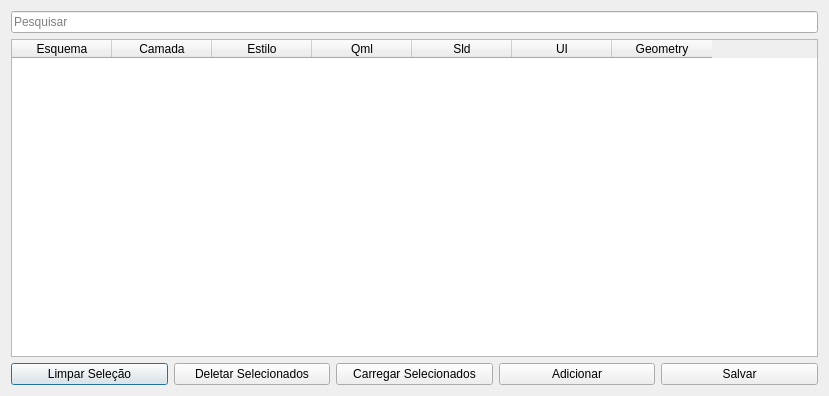
<?xml version="1.0" encoding="UTF-8"?>
<ui version="4.0">
 <class>Dialog</class>
 <widget class="QDialog" name="Dialog">
  <property name="geometry">
   <rect>
    <x>0</x>
    <y>0</y>
    <width>829</width>
    <height>396</height>
   </rect>
  </property>
  <property name="windowTitle">
   <string>Estilos</string>
  </property>
  <layout class="QGridLayout" name="gridLayout">
   <item row="0" column="0">
    <widget class="QLineEdit" name="searchLe">
     <property name="placeholderText">
      <string>Pesquisar</string>
     </property>
    </widget>
   </item>
   <item row="1" column="0">
    <widget class="QTableWidget" name="tableWidget">
     <column>
      <property name="text">
       <string>Esquema</string>
      </property>
     </column>
     <column>
      <property name="text">
       <string>Camada</string>
      </property>
     </column>
     <column>
      <property name="text">
       <string>Estilo</string>
      </property>
     </column>
     <column>
      <property name="text">
       <string>Qml</string>
      </property>
     </column>
     <column>
      <property name="text">
       <string>Sld</string>
      </property>
     </column>
     <column>
      <property name="text">
       <string>UI</string>
      </property>
     </column>
     <column>
      <property name="text">
       <string>Geometry</string>
      </property>
     </column>
    </widget>
   </item>
   <item row="2" column="0">
    <layout class="QHBoxLayout" name="horizontalLayout">
     <item>
      <widget class="QPushButton" name="clearSelectionBtn">
       <property name="text">
        <string>Limpar Seleção</string>
       </property>
      </widget>
     </item>
     <item>
      <widget class="QPushButton" name="delBtn">
       <property name="text">
        <string>Deletar Selecionados</string>
       </property>
      </widget>
     </item>
     <item>
      <widget class="QPushButton" name="loadBtn">
       <property name="text">
        <string>Carregar Selecionados</string>
       </property>
      </widget>
     </item>
     <item>
      <widget class="QPushButton" name="addFormBtn">
       <property name="text">
        <string>Adicionar</string>
       </property>
      </widget>
     </item>
     <item>
      <widget class="QPushButton" name="saveBtn">
       <property name="text">
        <string>Salvar</string>
       </property>
      </widget>
     </item>
    </layout>
   </item>
  </layout>
 </widget>
 <resources/>
 <connections/>
</ui>
